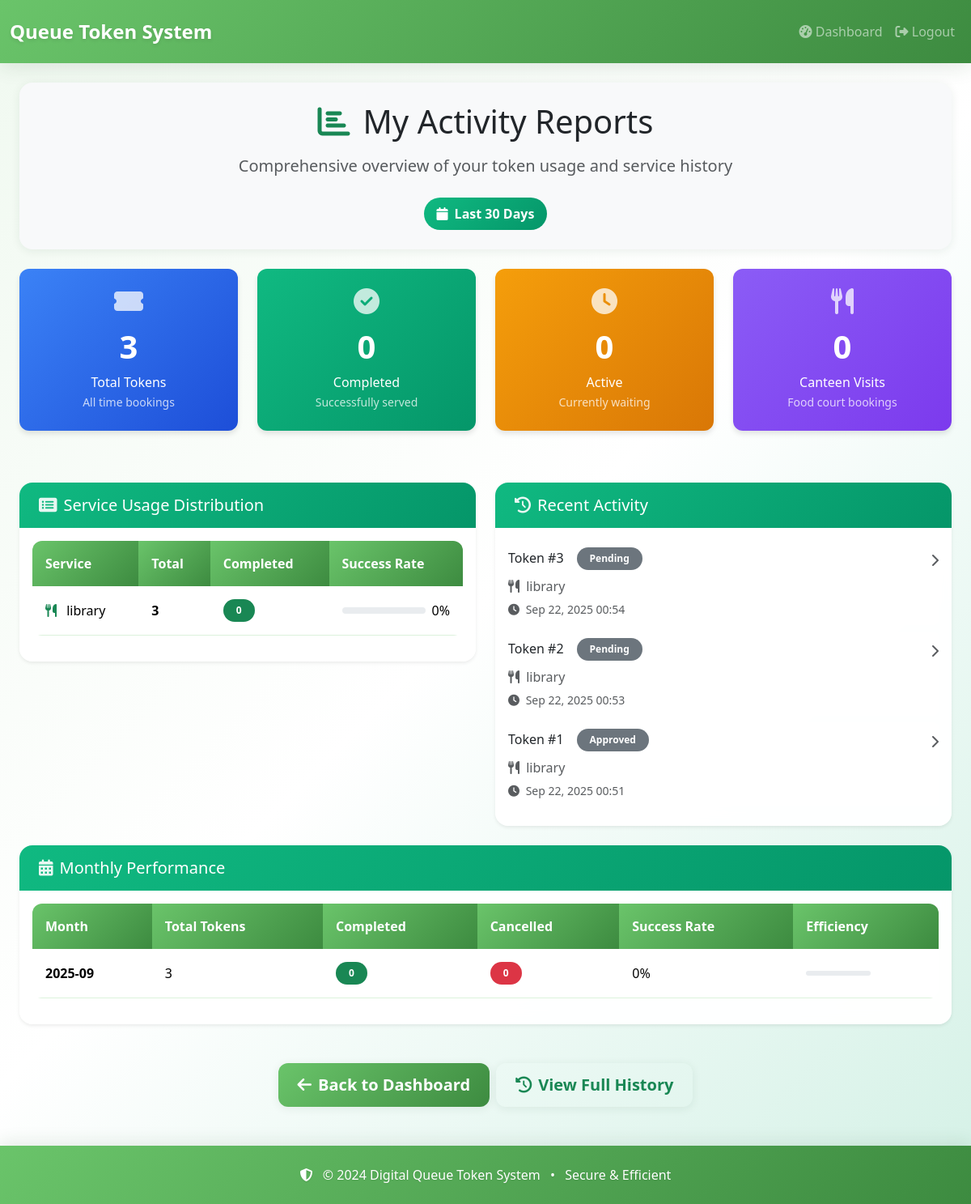
Page /my-reports/ (signed in) on the earlier database version.
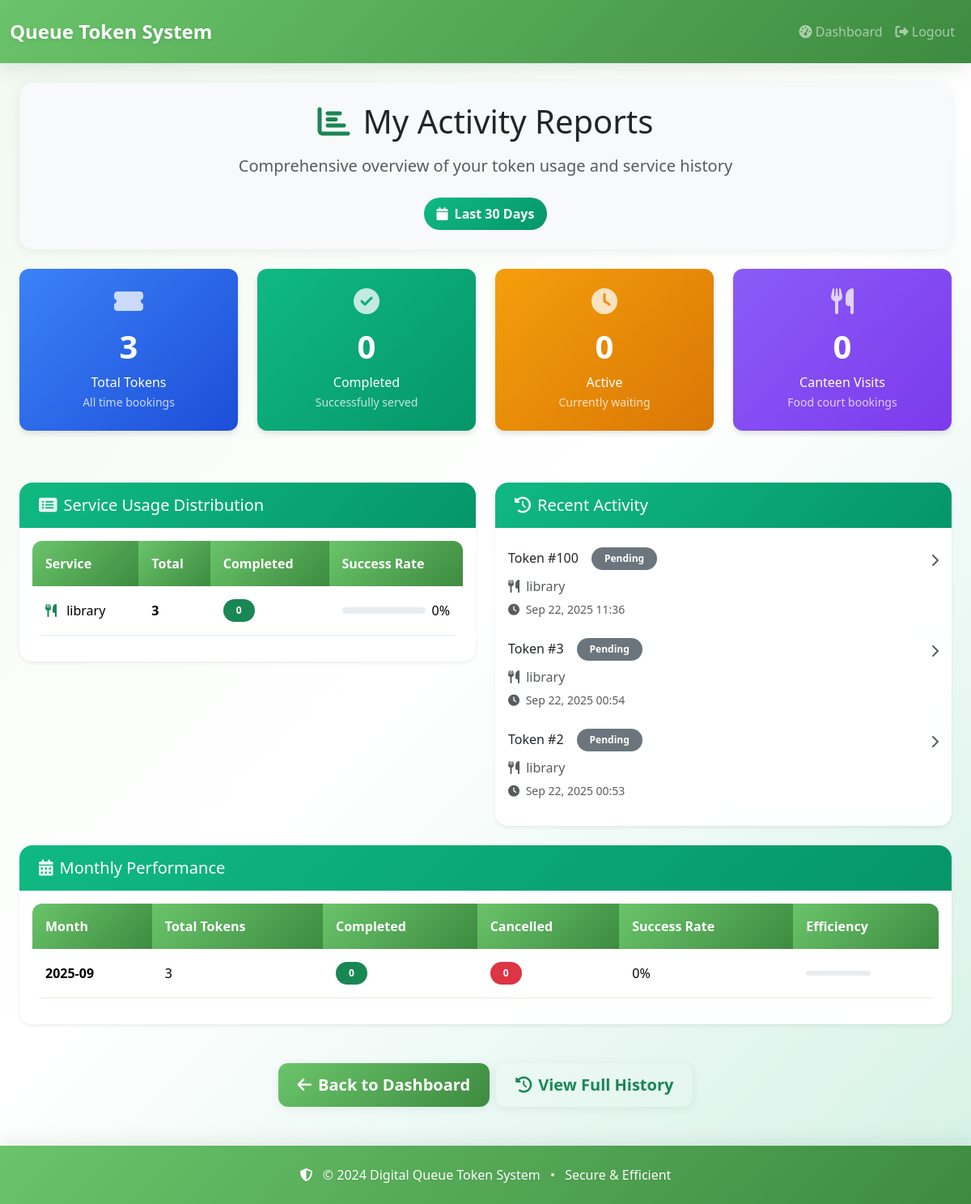
Same page on the later database version.
### core/models.py (models this page shows, shortened)
class Token(models.Model):
    STATUS_CHOICES = [
        ("active", "Active"),
        ("completed", "Completed"),
        ("cancelled", "Cancelled"),
        ("skipped", "Skipped"),
    ]
    slot = models.ForeignKey(QueueSlot, related_name="tokens", on_delete=models.CASCADE)
    user = models.ForeignKey(User, on_delete=models.CASCADE)
    number = models.PositiveIntegerField()
    status = models.CharField(max_length=20, choices=STATUS_CHOICES, default="active")
    issued_at = models.DateTimeField(auto_now_add=True)
    service = models.CharField(max_length=50, choices=QueueSlot.SERVICE_CHOICES, blank=True, null=True)
    class Meta:
        ordering = ['-issued_at']

### core/views.py (the view)
# urls.py: path('my-reports/', views.my_reports, name='my_reports'),
@login_required
def my_reports(request):
    user = request.user
    today = timezone.now().date()
    last_30_days = today - timedelta(days=30)
    user_tokens = Token.objects.filter(user=user)
    recent_tokens = user_tokens.filter(issued_at__date__gte=last_30_days)
    token_stats = {
        'total_tokens': user_tokens.count(),
        'completed_tokens': user_tokens.filter(status='completed').count(),
        'active_tokens': user_tokens.filter(status='active').count(),
        'cancelled_tokens': user_tokens.filter(status='cancelled').count(),
    }
    canteen_stats = {
        'total_bookings': CanteenBooking.objects.filter(user=user).count(),
        'recent_bookings': CanteenBooking.objects.filter(user=user, date__gte=last_30_days).count(),
    }
    service_stats_data = recent_tokens.values('slot__service').annotate(
        total=Count('id'),
        completed=Count('id', filter=Q(status='completed'))
    ).order_by('-total')
    service_stats = []
    for stat in service_stats_data:
        service_stats.append({
            'service': stat['slot__service'] or 'General',
            'total': stat['total'],
            'completed': stat['completed'],
        })
    recent_tokens_list = recent_tokens.order_by('-issued_at')[:10]
    monthly_stats_data = user_tokens.extra({
        'month': "strftime('%%Y-%%m', issued_at)"
    }).values('month').annotate(
        total=Count('id'),
        completed=Count('id', filter=Q(status='completed')),
        cancelled=Count('id', filter=Q(status='cancelled'))
    ).order_by('-month')[:6]  # Last 6 months
    monthly_stats = []
    for stat in monthly_stats_data:
        monthly_stats.append({
            'month': stat['month'],
            'total': stat['total'],
            'completed': stat['completed'],
            'cancelled': stat['cancelled'],
        })
    context = {
        "is_staff": False,
        "token_stats": token_stats,
        "canteen_stats": canteen_stats,
        "service_stats": service_stats,
        "recent_tokens": recent_tokens_list,
        "monthly_stats": monthly_stats,
    }
    return render(request, "core/my_reports.html", context)

### core/templates/core/my_reports.html (shortened to what the changed rows need)
{% extends "core/base.html" %}
{% block content %}
<div class="container mt-4">
    <div class="row mb-4">
        <div class="col-12">
            <div class="card bg-light border-0">
                <div class="card-body text-center py-4">
                    <h1 class="card-title text-dark mb-3">
                        <i class="fas fa-chart-bar text-success me-3"></i>My Activity Reports
                    </h1>
                </div>
            </div>
        </div>
    </div>
    <div class="row mb-5">
        <div class="col-md-3 mb-3">
            <div class="card stat-card text-white" style="background: linear-gradient(135deg, #3b82f6, #1d4ed8);">
                <div class="card-body text-center py-4">
                    <h2 class="stat-number">{{ token_stats.total_tokens }}</h2>
                </div>
            </div>
        </div>
        <div class="col-md-3 mb-3">
            <div class="card stat-card text-white" style="background: linear-gradient(135deg, #10b981, #059669);">
                <div class="card-body text-center py-4">
                    <h2 class="stat-number">{{ token_stats.completed_tokens }}</h2>
                </div>
            </div>
        </div>
        <div class="col-md-3 mb-3">
            <div class="card stat-card text-white" style="background: linear-gradient(135deg, #f59e0b, #d97706);">
                <div class="card-body text-center py-4">
                    <h2 class="stat-number">{{ token_stats.active_tokens }}</h2>
                </div>
            </div>
        </div>
        <div class="col-md-3 mb-3">
            <div class="card stat-card text-white" style="background: linear-gradient(135deg, #8b5cf6, #7c3aed);">
                <div class="card-body text-center py-4">
                    <h2 class="stat-number">{{ canteen_stats.total_bookings }}</h2>
                </div>
            </div>
        </div>
    </div>
    <div class="row">
        <div class="col-lg-6 mb-4">
            <div class="card border-0 shadow-sm">
                <div class="card-body">
                    {% if service_stats %}
                    <div class="table-responsive">
                        <table class="table table-hover">
                            <thead class="table-light">
                                <tr>
                                    <th>Service</th>
                                    <th>Total</th>
                                    <th>Completed</th>
                                    <th>Success Rate</th>
                                </tr>
                            </thead>
                            <tbody>
                                {% for stat in service_stats %}
                                <tr>
                                    <td>
                                        <i class="fas {% if stat.service == 'Library' %}fa-book{% else %}fa-utensils{% endif %} me-2 text-success"></i>
                                        {{ stat.service }}
                                    </td>
                                    <td><strong>{{ stat.total }}</strong></td>
                                    <td>
                                        <span class="badge bg-success">{{ stat.completed }}</span>
                                    </td>
                                    <td>
                                        <div class="d-flex align-items-center">
                                            <div class="progress flex-grow-1 me-2" style="height: 8px;">
                                            </div>
                                            <span class="text-nowrap">
                                                {% if stat.total > 0 %}
                                                    {% widthratio stat.completed stat.total 100 %}%
                                                {% else %}
                                                    0%
                                                {% endif %}
                                            </span>
                                        </div>
                                    </td>
                                </tr>
                                {% endfor %}
                            </tbody>
                        </table>
                    </div>
                    {% else %}
                    <div class="text-center py-5">
                        <i class="fas fa-chart-pie fa-3x text-muted mb-3"></i>
                        <p class="text-muted">No service data available yet.</p>
                    </div>
                    {% endif %}
                </div>
            </div>
        </div>
        <div class="col-lg-6 mb-4">
            <div class="card border-0 shadow-sm">
                <div class="card-body">
                    {% if recent_tokens %}
                    <div class="list-group list-group-flush">
                        {% for token in recent_tokens %}
                        <div class="list-group-item list-group-item-custom px-0 border-0">
                            <div class="d-flex w-100 justify-content-between align-items-start">
                                <div class="flex-grow-1">
                                    <div class="d-flex align-items-center mb-2">
                                        <h6 class="mb-0 me-3">Token #{{ token.number }}</h6>
                                        <span class="badge
                                            {% if token.status == 'completed' %}bg-success
                                            {% elif token.status == 'active' %}bg-warning
                                            {% elif token.status == 'cancelled' %}bg-danger
                                            {% else %}bg-secondary{% endif %}">
                                            {{ token.status|title }}
                                        </span>
                                    </div>
                                    <p class="mb-1 text-muted">
                                        <i class="fas {% if token.service == 'Library' %}fa-book{% else %}fa-utensils{% endif %} me-1"></i>
                                        {{ token.service }}
                                    </p>
                                    <small class="text-muted">
                                        <i class="fas fa-clock me-1"></i>
                                        {{ token.issued_at|date:"M d, Y H:i" }}
                                    </small>
                                </div>
                                <i class="fas fa-chevron-right text-muted mt-2"></i>
                            </div>
                        </div>
                        {% endfor %}
                    </div>
                    {% else %}
                    <div class="text-center py-5">
                        <i class="fas fa-ticket-alt fa-3x text-muted mb-3"></i>
                        <p class="text-muted">No recent token activity.</p>
                    </div>
                    {% endif %}
                </div>
            </div>
        </div>
    </div>
    <div class="row">
        <div class="col-12">
            <div class="card border-0 shadow-sm">
                <div class="card-body">
                    {% if monthly_stats %}
                    <div class="table-responsive">
                        <table class="table table-hover">
                            <thead class="table-light">
                                <tr>
                                    <th>Month</th>
                                    <th>Total Tokens</th>
                                    <th>Completed</th>
                                    <th>Cancelled</th>
                                    <th>Success Rate</th>
                                    <th>Efficiency</th>
                                </tr>
                            </thead>
                            <tbody>
                                {% for stat in monthly_stats %}
                                <tr>
                                    <td>
                                        <strong>{{ stat.month }}</strong>
                                    </td>
                                    <td>{{ stat.total }}</td>
                                    <td>
                                        <span class="badge bg-success">{{ stat.completed }}</span>
                                    </td>
                                    <td>
                                        <span class="badge bg-danger">{{ stat.cancelled }}</span>
                                    </td>
                                    <td>
                                        {% if stat.total > 0 %}
                                            {% widthratio stat.completed stat.total 100 %}%
                                        {% else %}
                                            0%
                                        {% endif %}
                                    </td>
                                    <td>
                                        <div class="progress" style="height: 6px; width: 80px;">
                                        </div>
                                    </td>
                                </tr>
                                {% endfor %}
                            </tbody>
                        </table>
                    </div>
                    {% else %}
                    <div class="text-center py-5">
                        <i class="fas fa-chart-line fa-3x text-muted mb-3"></i>
                        <p class="text-muted">No monthly performance data available.</p>
                    </div>
                    {% endif %}
                </div>
            </div>
        </div>
    </div>
</div>
{% endblock %}

Differences in the rows shown:
removed Token: number "1", status "Approved", service "library", issued_at "Sep 22, 2025 00:51"
added Token: number "100", status "Pending", service "library", issued_at "Sep 22, 2025 11:36"
